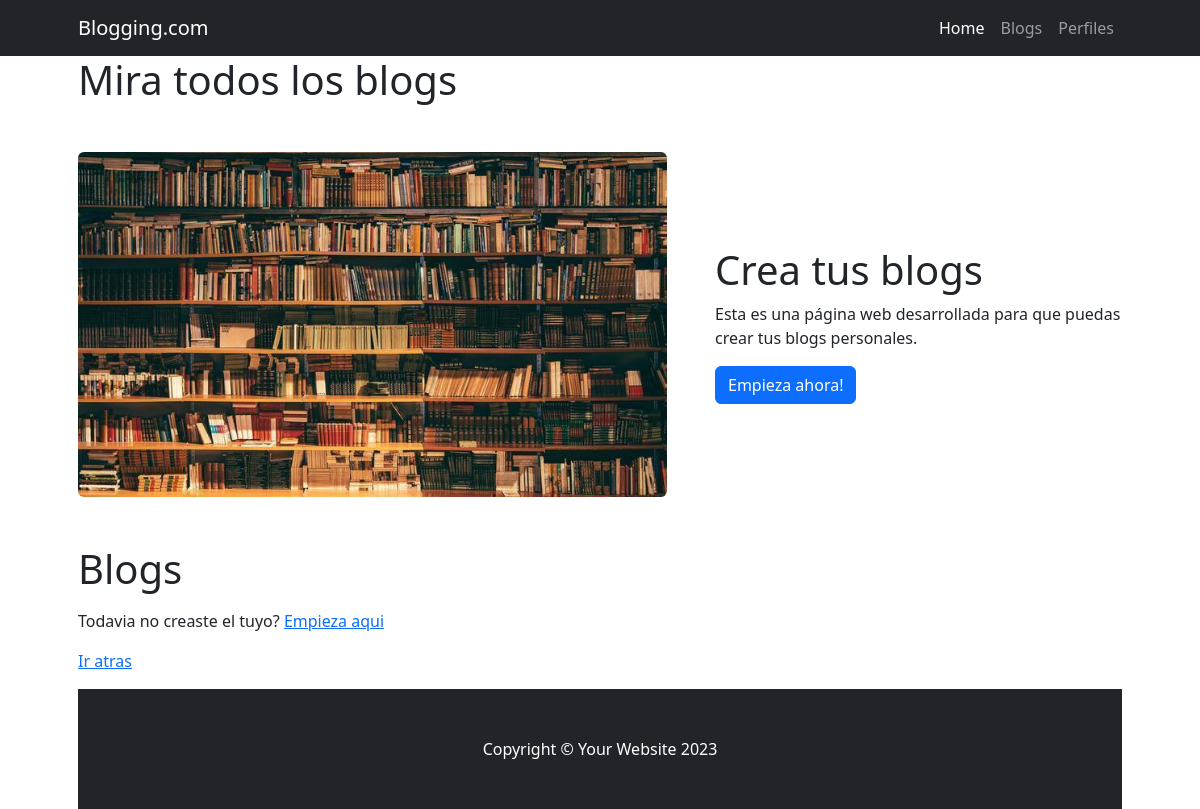
The page /cliente/mostrar_blogs/ on the database as committed earlier.
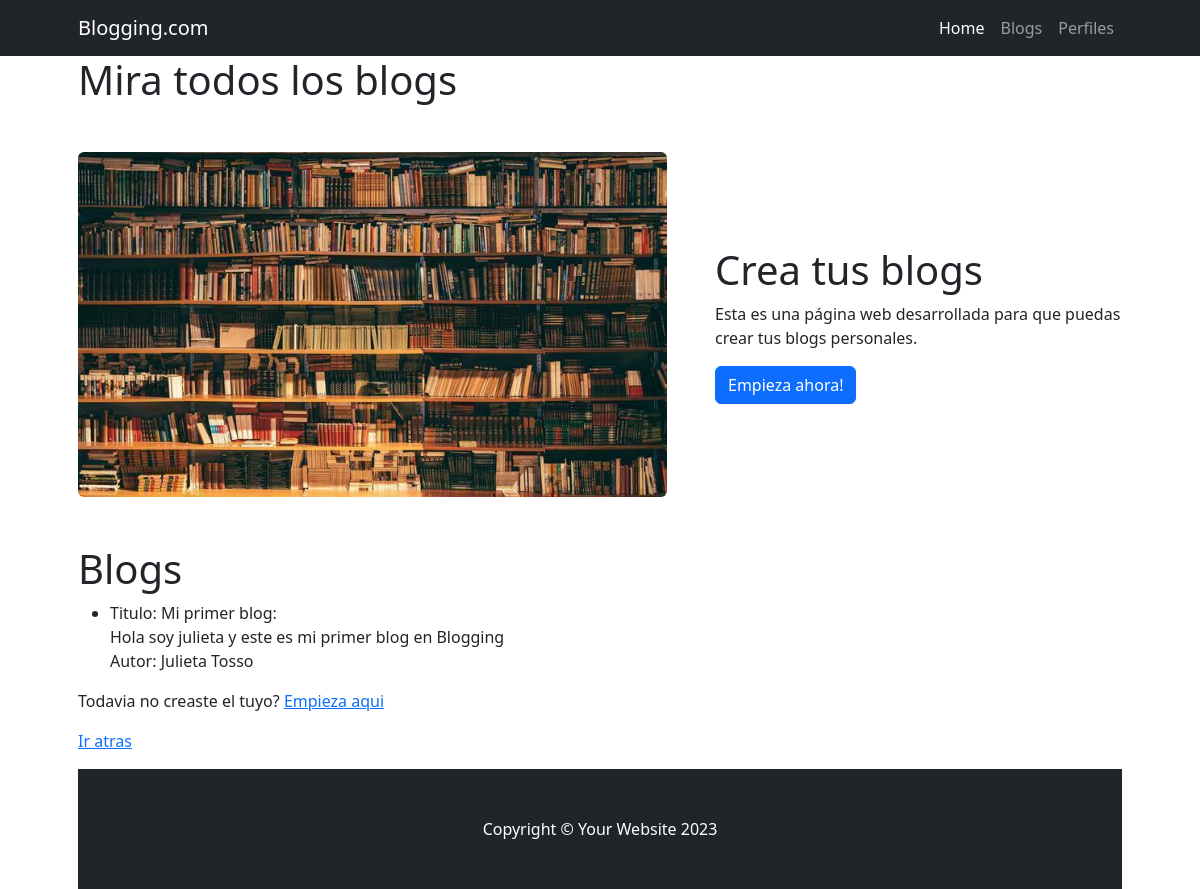
The same page on the database as committed later.
### cliente/models.py (models this page shows, shortened)
class Blog(models.Model):
    titulo = models.CharField(max_length=100)
    contenido = models.CharField(max_length=10000)
    usuario_origen_id = models.ForeignKey(Perfil, on_delete=models.SET_NULL, null=True, blank=True)

class Perfil(models.Model):
    nombre = models.CharField(max_length=100)
    apellido = models.CharField(max_length=100)
    mail = models.CharField(max_length=100)
    nacimiento = models.DateField(null=True)
    usuario = models.ForeignKey(Usuario, on_delete=models.SET_NULL, null=True, blank=True)
    def __str__(self) -> str:
        return f"{self.nombre} {self.apellido}"

### cliente/views.py (the view)
# urls.py: path("mostrar_blogs/", views.mostrar_blogs, name="mostrar_blogs"),
def mostrar_blogs(request):
    blogs = models.Blog.objects.all()
    return render(request, "cliente/mostrar_blogs.html", {"blogs":blogs})

### cliente/templates/cliente/mostrar_blogs.html
{% extends 'home/base.html' %}
{% block title %}
    <h1>Mira todos los blogs</h1>
{% endblock title %}
{% block content %}
    <h1>Blogs</h1>
    <ul>
        {% for blog in blogs %}
            <li> Titulo: {{blog.titulo}}: <br> {{blog.contenido}} <br> Autor: {{blog.usuario_origen_id}} </li>
        {% endfor %}
    </ul>
    <p> Todavia no creaste el tuyo? <a href="{% url 'cliente:crear_blog' %}">Empieza aqui</a></p>
    <p><a href="{% url 'home:index' %}">Ir atras</a><p>
{% endblock content %}

Rows that differ between the two databases and show on the page:
added Blog: titulo "Mi primer blog", contenido "Hola soy julieta y este es mi primer blog en Blogging", usuario_origen_id "Julieta Tosso"
